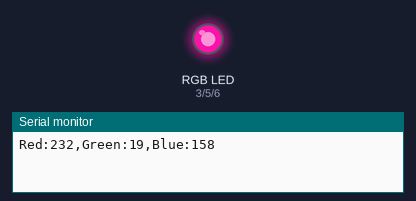
The sketch below on a simulated Arduino Uno, built with avr-gcc and run on an emulated ATmega328P. Parts: an RGB LED mixed from three pins (HIGH = lit), the last lines printed to the serial monitor. Dim RGB values are drawn brighter than linear; random numbers use the default seed unless the sketch sets one.

Above: at 0.1 s.
At 4.1 s:
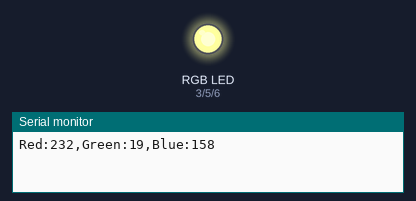
At 9.1 s:
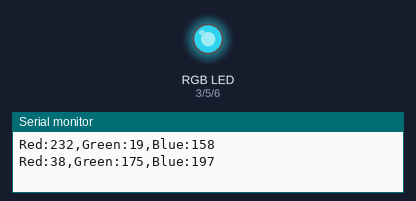
At 18.1 s:
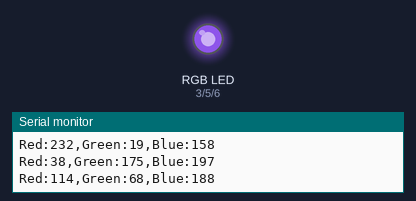
At 27.1 s:
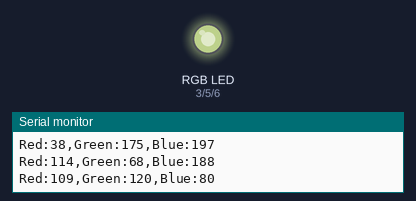
At 36.1 s:
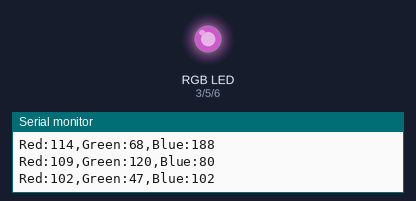
Timing chart, 0 to 40.0 s (numbered marks = the images above):
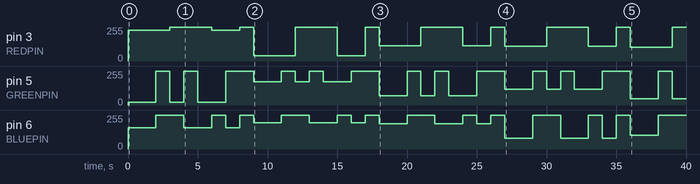

The sketch:

20190408-RBG_LED_Random.ino
```cpp
#define REDPIN 3 //define PINS
#define GREENPIN 5
#define BLUEPIN 6

int RED; //variables to store the random RGB value
int GREEN;
int BLUE;

void setup() {
  // put your setup code here, to run once:
  pinMode (REDPIN, OUTPUT); //pinMode for the PWM Pins
  pinMode (GREENPIN, OUTPUT);
  pinMode (BLUEPIN, OUTPUT);
  Serial.begin(9600);
}

void loop() {
  // put your main code here, to run repeatedly:
  RED = random(0,255); //Random colors
  GREEN = random(0,255);
  BLUE = random(0,255);

  Serial.print("Red:"); // pint the values on the serial monitor
  Serial.print(RED);
  Serial.print(',');
  Serial.print("Green:");
  Serial.print(GREEN);
  Serial.print(',');
  Serial.print("Blue:");
  Serial.println(BLUE);


  analogWrite(REDPIN,RED); //full random color
  analogWrite(GREENPIN,GREEN);
  analogWrite(BLUEPIN,BLUE);

  delay(2000);

  analogWrite(REDPIN,RED); //red
  analogWrite(GREENPIN,255); //255 turns off the LED
  analogWrite(BLUEPIN,255);

  delay(1000);

  analogWrite(REDPIN,255); //green
  analogWrite(GREENPIN,GREEN);
  analogWrite(BLUEPIN,255);

  delay(1000);

  analogWrite(REDPIN,255); //blue
  analogWrite(GREENPIN,255);
  analogWrite(BLUEPIN,BLUE);

  delay(1000);

  analogWrite(REDPIN,255); //other random colors turning off just one of the LEDs
  analogWrite(GREENPIN,GREEN);
  analogWrite(BLUEPIN,BLUE);

  delay(1000);

  analogWrite(REDPIN,RED);
  analogWrite(GREENPIN,GREEN);
  analogWrite(BLUEPIN,255);

  delay(1000);

  analogWrite(REDPIN,RED);
  analogWrite(GREENPIN,255);
  analogWrite(BLUEPIN,BLUE);

  delay(1000);

  analogWrite(REDPIN,255); //everyting off just to pause
  analogWrite(GREENPIN,255);
  analogWrite(BLUEPIN,255);

  delay(1000);

}
```

Measured:
- by itself, pin 3 (REDPIN): 0/255 → 232/255 at 0.00 s, → 255/255 3.0 s later, → 232/255 3.0 s later, → 255/255 2.0 s later, … (18 changes in this stretch)
- by itself, pin 5 (GREENPIN): 0/255 → 19/255 at 0.00 s, → 255/255 2.0 s later, → 19/255 1.0 s later, → 255/255 1.0 s later, … (27 changes in this stretch)
